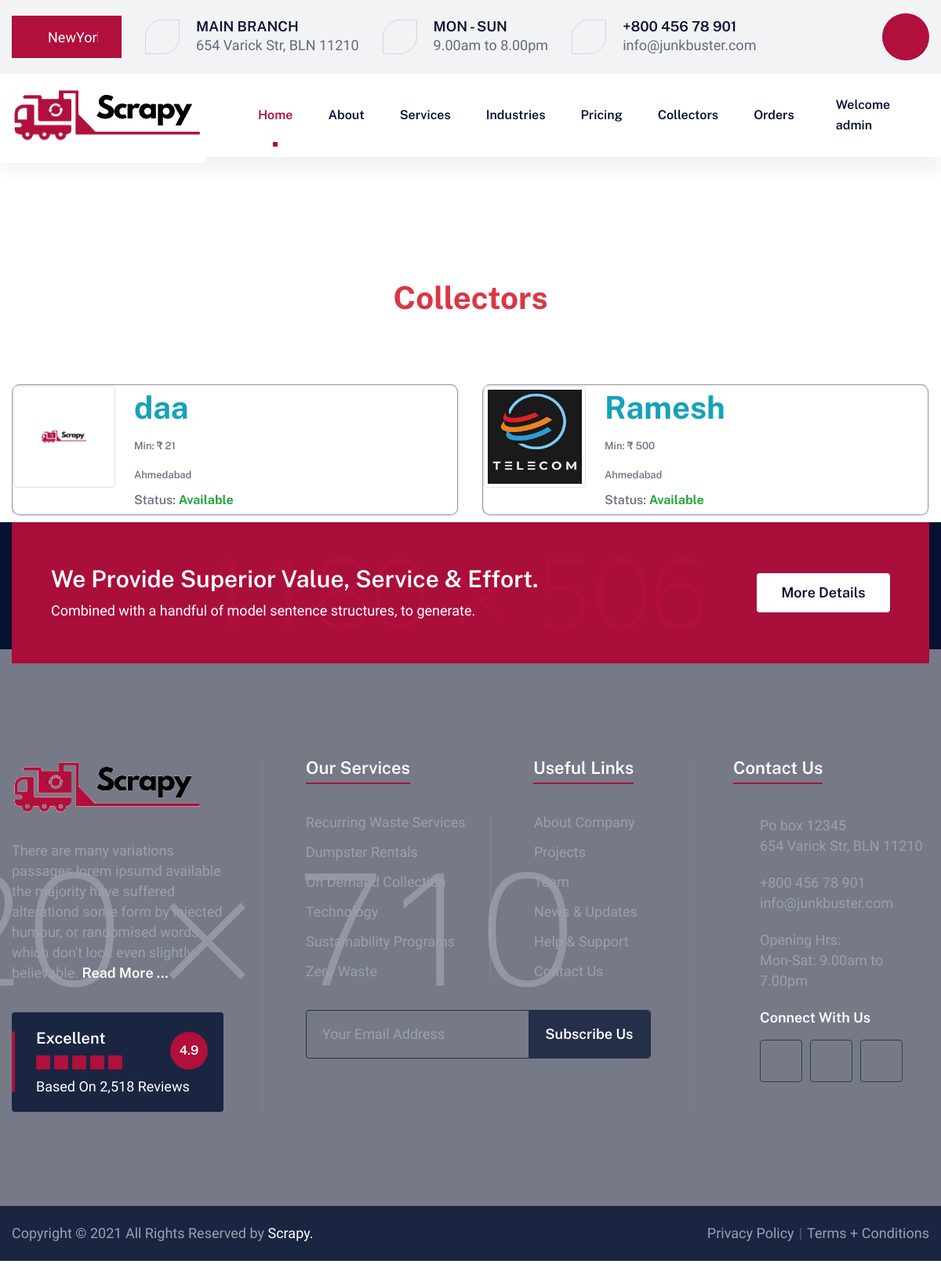
The page /collectors/ (signed in) on the database its author committed.
### scrap/models.py (models this page shows, shortened)
class Collectors(models.Model):
    user = models.OneToOneField(User, on_delete=models.CASCADE)
    Name = models.CharField(max_length=100, blank=False)
    Info = models.CharField(max_length=50, blank=False)
    Min_order = models.CharField(max_length=5, blank=False)
    Location = models.CharField(max_length=40, blank=False)
    Photo = models.ImageField(blank=False)
    status = models.CharField(max_length=20, default='Available')

### scrap/views.py (the view)
# urls.py: path('collectors/', collectors, name="collectors"),
def collectors(request):
    collectors = Collectors.objects.all()
    return render(request, 'collectors.html', {'r_object':collectors})

### templates/collectors.html (shortened to what this page needs)
<!DOCTYPE html>
<html lang="en">
{% load static %}
<head>
    <link rel="stylesheet" href="{% static 'assets/css/bootstrap.min.css' %}">
    <link rel="stylesheet" href="{% static 'assets/css/bootstrap-select.min.css' %}">
    <link rel="stylesheet" href="{% static 'assets/css/fontawesome-all.min.css' %}">
    <link rel="stylesheet" href="{% static 'assets/css/jquery.mCustomScrollbar.min.css' %}">
    <link rel="stylesheet" href="{% static 'assets/css/wastey-icons.css' %}">
    <link rel="stylesheet" href="{% static 'assets/css/animate.css' %}">
    <link rel="stylesheet" href="{% static 'assets/css/owl.carousel.min.css' %}">
    <link rel="stylesheet" href="{% static 'assets/css/owl.theme.default.min.css' %}">
    <link rel="stylesheet" href="{% static 'assets/css/style.css' %}">
    <link rel="stylesheet" href="{% static 'assets/css/responsive.css' %}">
</head>
<body>
    <div class="page-wrapper">
        <div class="topbar-one">
            <div class="container">
                <ul class="list-unstyled topbar-one__infos">
                    <li class="topbar-one__select-box">
                        <i class="wastey-icon-1"></i>
                        <select class="selectpicker">
                            <option value="branch-1">NewYork</option>
                        </select>
                    </li>
                    <li>
                        <i class="wastey-icon-2"></i>
                        <h3>Main BRanch</h3>
                        <p>654 Varick Str, BLN 11210</p>
                    </li>
                    <li>
                        <i class="wastey-icon-3"></i>
                        <h3>Mon - SUN</h3>
                        <p>9.00am to 8.00pm</p>
                    </li>
                    <li>
                        <i class="wastey-icon-4"></i>
                        <h3><a href="tel:+800-456-78-901">+800 456 78 901</a></h3>
                        <p><a href="mailto:info@junkbuster.com">info@junkbuster.com</a></p>
                    </li>
                </ul>
                <div class="topbar-one__right">
                    <a class="sidecontent__toggler side-content__toggler" href="#"><i class="wastey-icon-5"></i></a>
                </div>
            </div>
        </div>
        <header class="header-one stricky">
            <div class="container">
                <div class="header-one__logo mt-2">
                    <a href="{% url 'home' %}">
                        <img src="{% static 'assets/images/logo-1-1.png' %}" alt="">
                    </a>
                </div>
                <nav class="header-one__menu main-nav__main-navigation">
                    <ul class="header-one__menu-list main-nav__navigation-box">
                        <li class="dropdown">
                            <a href="{% url 'home' %}">Home</a>
                        </li>
                        <li class="dropdown">
                            <a href="#">About</a>
                        </li>
                        <li class="dropdown">
                            <a href="{% url 'services' %}">Services</a>
                        </li>
                        <li class="dropdown">
                            <a href="{% url 'industries' %}">Industries</a>
                        </li>
                        <li><a href="{% url 'pricing' %}">Pricing</a></li>
<li><a href="{% url 'collectors' %}">Collectors</a></li>
<li><a href="{% url 'orders' %}">Orders</a></li>
{% if request.user.is_authenticated %}
                        <li class="has-dropdown">
                            <a href="#" class="mx-2">Welcome {{request.user.username}}</a>
                        </li>
                        {% else%}
                        <li><a href="{% url 'register' %}">Register</a></li>
                        <li><a href="{% url 'login' %}" class="mx-2">Login</a></li>
                        {% endif %}
                    </ul>
                </nav>
            </div>
        </header>
<br>
<br><br><br><br><br>
<div class="container-fluid">
    <h1 class="text-center text-danger"><strong>Collectors</strong></h1>
</div>
<br>
<br>
<br>
<div class="container">
    <div class="row">
        {% for rest in r_object %}
        <div class="col-xs-7 col-md-6">
            <div class="thumbnail">
                <div class="media mb-2 ml-8" style="border-radius: 10px; border-style: groove; border-width: 2px;">
                        <img src="{{rest.Photo.url}}" class="img-thumbnail img-responsive "
                             style="height: 130px; width: 130px;">
                    <div class="media-body pl-4">
                        <a  style="text-decoration: none !important;"><h1
                                class="media-heading text-info mt-1" style="height: 20px;">
                            <strong>{{rest.Name}}</strong></h1></a><br>
                        <h4><font size="2">Min: &#x20b9; {{rest.Min_order}}</font></h4>
                        <h4><font size="2">{{rest.Location}}</font></h4>
                        <h5><font size="3">Status: <strong class="text-success">{{rest.status}}</strong></font></h5>
                    </div>
                </div>
            </div>
        </div>
        {% endfor%}
    </div>
</div>
        <section class="main-footer-wrap">
            <div class="main-footer__bg" style="background-image: url(assets/images/backgrounds/footer-bg-1-1.jpg);">
            </div>
            <section class="cta-one">
                <div class="container wow fadeInUp" data-wow-duration="1500ms">
                    <div class="inner-container"
                        style="background-image: url(assets/images/backgrounds/cta-bg-1-1.jpg);">
                        <div class="cta-one__content">
                            <h3>We Provide Superior Value, Service & Effort.</h3>
                            <p>Combined with a handful of model sentence structures, to generate.</p>
                        </div>
                        <div class="cta-one__btn-block">
                            <a href="{% url 'services' %}" class="thm-btn">More Details</a>
                        </div>
                    </div>
                </div>
            </section>
            <footer class="site-footer">
                <div class="container">
                    <div class="row">
                        <div class="col-xl-3">
                            <div class="footer-widget">
                                <a href="{% url 'home' %}" class="footer-widget__logo">
                                    <img src="{% static 'assets/images/logo-1-2.png' %}" alt="">
                                </a>
                                <p>There are many variations passages lorem ipsumd available the majority have suffered
                                    alterationd some form by injected humour, or randomised words which don't look even
                                    slightly believable. <a href="{% url 'our_story' %}">Read More ...</a></p>
                                <div class="footer-widget__review">
                                    <h3>Excellent</h3>
                                    <div class="footer-widget__review-stars">
                                        <i class="wastey-icon-52"></i>
                                        <i class="wastey-icon-52"></i>
                                        <i class="wastey-icon-52"></i>
                                        <i class="wastey-icon-52"></i>
                                        <i class="wastey-icon-52"></i>
                                    </div>
                                    <p>Based On 2,518 Reviews</p>
                                    <span class="footer-widget__review-count">
                                        4.9
                                    </span>
                                </div>
                            </div>
                        </div>
                        <div class="col-xl-6">
                            <div class="row">
                                <div class="col-md-6">
                                    <div class="footer-widget">
                                        <h3 class="footer-widget__title"><span>Our Services</span></h3>
                                        <ul class="list-unstyled footer-widget__list">
                                            <li><a href = "{% url 'waste_removal' %}">Recurring Waste Services</a></li>
                                            <li><a href="{% url 'rent_dumpster' %}">Dumpster Rentals</a></li>
                                            <li><a href="{% url 'on_demand' %}">On Demand Collection</a></li>
                                            <li><a href="{% url 'technology' %}">Technology</a></li>
                                            <li><a href="ser-d-sustain.html">Sustainability Programs</a></li>
                                            <li><a href="{% url 'zero_waste' %}">Zero Waste</a></li>
                                        </ul>
                                    </div>
                                </div>
                                <div class="col-md-6">
                                    <div class="footer-widget">
                                        <h3 class="footer-widget__title"><span>Useful Links</span></h3>
                                        <ul class="list-unstyled footer-widget__list">
                                            <li><a href="{% url 'our_story' %}">About Company</a></li>
                                            <li><a href="case-1.html">Projects</a></li>
                                            <li><a href="{% url 'team' %}">Team</a></li>
                                            <li><a href="blog-listing.html">News & Updates</a></li>
                                            <li><a href="{% url 'f&q' %}">Help & Support</a></li>
                                            <li><a href="{% url 'contact' %}">Contact Us</a></li>
                                        </ul>
                                    </div>
                                </div>
                            </div>
                            <div class="row">
                                <div class="col-xl-12">
                                    <form action="#" class="footer-widget__subscribe-form mc-form"
                                        data-url="https://xyz.us18.list-manage.com/subscribe/post?u=20e91746ef818cd941998c598&amp;id=cc0ee8140e">
                                        <input type="email" class="formInput" placeholder="Your Email Address">
                                        <button type="submit">Subscribe Us</button>
                                    </form>
                                </div>
                            </div>
                        </div>
                        <div class="col-xl-3">
                            <div class="footer-widget footer-widget__contact">
                                <h3 class="footer-widget__title"><span>Contact Us</span></h3>
                                <ul class="footer-widget__contact-list list-unstyled">
                                    <li>
                                        <i class="wastey-icon-2"></i>
                                        Po box 12345 <br>
                                        654 Varick Str, BLN 11210
                                    </li>
                                    <li>
                                        <i class="wastey-icon-4"></i>
                                        <a href="tel:+800-456-78-901">+800 456 78 901</a>
                                        <a href="mailto:info@junkbuster.com">info@junkbuster.com </a>
                                    </li>
                                    <li>
                                        <i class="wastey-icon-3"></i>
                                        Opening Hrs: <br> Mon-Sat: 9.00am to 7.00pm
                                    </li>
                                    <li>
                                        <i class="wastey-icon-2"></i>
                                        <span>Connect With Us</span>
                                        <div class="footer-widget__social">
                                            <a href="#" class="fab fa-facebook-f"></a>
                                            <a href="#" class="fab fa-twitter"></a>
                                            <a href="#" class="fab fa-linkedin-in"></a>
                                        </div>
                                    </li>
                                </ul>
                            </div>
                        </div>
                    </div>
                </div>
            </footer>
        </section>
        <div class="site-footer__bottom">
            <div class="container">
                <p>Copyright © 2021 All Rights Reserved by <a href="{% url 'home' %}">Scrapy.</a></p>
                <ul class="list-unstyled site-footer__bottom-links">
                    <li><a href="#">Privacy Policy</a></li>
                    <li><a href="#">Terms + Conditions</a></li>
                </ul>
            </div>
        </div>
    </div>
</body>
</html>

### rows shown on the page
Collectors: Photo (picture), Name "daa", Min_order "21", Location "Ahmedabad", status "Available"
Collectors: Photo (picture), Name "Ramesh", Min_order "500", Location "Ahmedabad", status "Available"

### other values the page prints
{{ request.user.username }} "admin"
